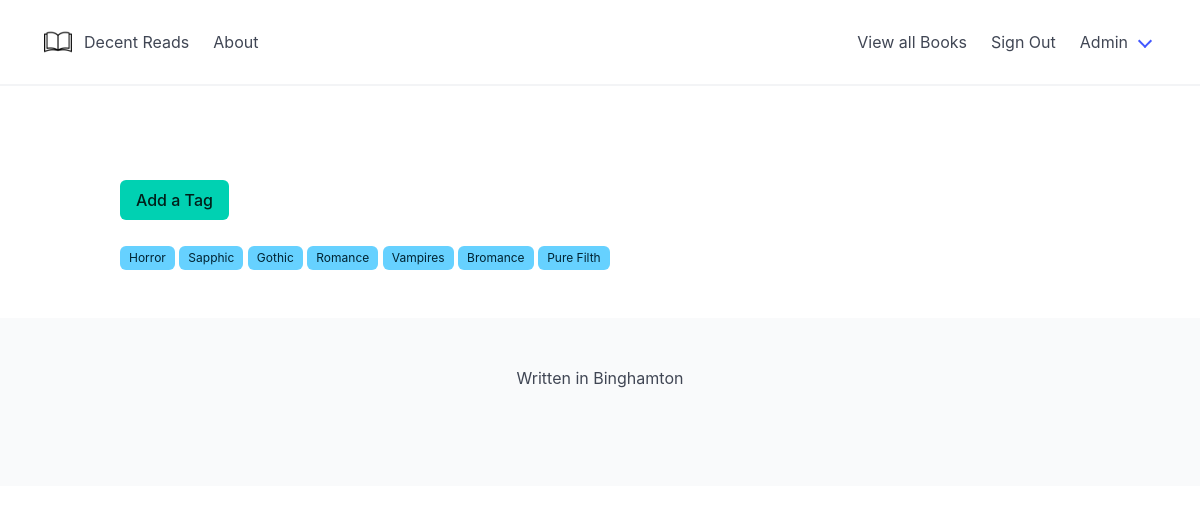
/views/tags.php (signed in), run on the app's committed database.
### tables this page shows
CREATE TABLE `tags` (
  `tag_id` int(11) NOT NULL,
  `tag_title` varchar(50) NOT NULL
);

### controllers/tags-controller.php (called while the page is built, shortened)
<?php
function getAllTags(){
    global $pdo;
    $query = $pdo->prepare("
        SELECT
            *
        FROM
            tags
    ");
    $result = $query->execute();
    if($result){
        $tags = $query->fetchAll(PDO::FETCH_ASSOC);
        return $tags;
    } else {
        return false;
    }
}
?>

### views/tags.php (the view, shortened to what this page needs)
<?php
require_once("../common/dbconnect.php");
require_once("../controllers/tags-controller.php");
if (isset($_SESSION['loggedin'])) {
    $all_tags = getAllTags();
} else {
    header('location: login.php');
}
?>
<?php include '../includes/header.php'; ?>
<br /><br /><br /><br />
<a href="<?php BASE_URL ?>tag-form.php" class="button is-primary">Add a Tag</a>
<br /><br />
<?php foreach ($all_tags as $tag) : ?>
    <a href="<?php echo BASE_URL?>views/tag-form.php?tag_id=<?php echo $tag['tag_id']?>"><span class="tag is-info"><?php echo $tag['tag_title']; ?></span></a>
<?php endforeach; ?>
<?php include '../includes/footer.php'; ?>

### data on the page
tags: tag_title "Horror"
tags: tag_title "Sapphic"
tags: tag_title "Gothic"
tags: tag_title "Romance"
tags: tag_title "Vampires"
tags: tag_title "Bromance"
tags: tag_title "Pure Filth"
